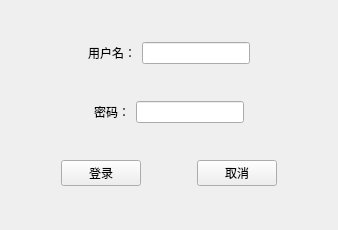
<?xml version="1.0" encoding="UTF-8"?>
<ui version="4.0">
 <class>Widget</class>
 <widget class="QWidget" name="Widget">
  <property name="geometry">
   <rect>
    <x>0</x>
    <y>0</y>
    <width>338</width>
    <height>230</height>
   </rect>
  </property>
  <property name="windowTitle">
   <string>Widget</string>
  </property>
  <layout class="QVBoxLayout" name="verticalLayout">
   <item>
    <layout class="QHBoxLayout" name="horizontalLayout">
     <item>
      <spacer name="horizontalSpacer">
       <property name="orientation">
        <enum>Qt::Horizontal</enum>
       </property>
       <property name="sizeHint" stdset="0">
        <size>
         <width>40</width>
         <height>20</height>
        </size>
       </property>
      </spacer>
     </item>
     <item>
      <widget class="QLabel" name="label">
       <property name="text">
        <string>用户名：</string>
       </property>
      </widget>
     </item>
     <item>
      <widget class="QLineEdit" name="lineEdit"/>
     </item>
     <item>
      <spacer name="horizontalSpacer_2">
       <property name="orientation">
        <enum>Qt::Horizontal</enum>
       </property>
       <property name="sizeHint" stdset="0">
        <size>
         <width>40</width>
         <height>20</height>
        </size>
       </property>
      </spacer>
     </item>
    </layout>
   </item>
   <item>
    <layout class="QHBoxLayout" name="horizontalLayout_2">
     <item>
      <spacer name="horizontalSpacer_3">
       <property name="orientation">
        <enum>Qt::Horizontal</enum>
       </property>
       <property name="sizeHint" stdset="0">
        <size>
         <width>40</width>
         <height>20</height>
        </size>
       </property>
      </spacer>
     </item>
     <item>
      <widget class="QLabel" name="label_2">
       <property name="text">
        <string>密码：</string>
       </property>
      </widget>
     </item>
     <item>
      <widget class="QLineEdit" name="lineEdit_2"/>
     </item>
     <item>
      <spacer name="horizontalSpacer_4">
       <property name="orientation">
        <enum>Qt::Horizontal</enum>
       </property>
       <property name="sizeHint" stdset="0">
        <size>
         <width>40</width>
         <height>20</height>
        </size>
       </property>
      </spacer>
     </item>
    </layout>
   </item>
   <item>
    <layout class="QHBoxLayout" name="horizontalLayout_3">
     <item>
      <spacer name="horizontalSpacer_5">
       <property name="orientation">
        <enum>Qt::Horizontal</enum>
       </property>
       <property name="sizeHint" stdset="0">
        <size>
         <width>40</width>
         <height>20</height>
        </size>
       </property>
      </spacer>
     </item>
     <item>
      <widget class="QPushButton" name="pushButton">
       <property name="text">
        <string>登录</string>
       </property>
      </widget>
     </item>
     <item>
      <spacer name="horizontalSpacer_6">
       <property name="orientation">
        <enum>Qt::Horizontal</enum>
       </property>
       <property name="sizeHint" stdset="0">
        <size>
         <width>40</width>
         <height>20</height>
        </size>
       </property>
      </spacer>
     </item>
     <item>
      <widget class="QPushButton" name="pushButton_2">
       <property name="text">
        <string>取消</string>
       </property>
      </widget>
     </item>
     <item>
      <spacer name="horizontalSpacer_7">
       <property name="orientation">
        <enum>Qt::Horizontal</enum>
       </property>
       <property name="sizeHint" stdset="0">
        <size>
         <width>40</width>
         <height>20</height>
        </size>
       </property>
      </spacer>
     </item>
    </layout>
   </item>
  </layout>
 </widget>
 <resources/>
 <connections/>
</ui>
